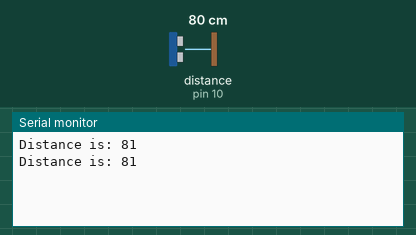
A sketch run on a simulated Arduino Uno, built with avr-gcc and run on an emulated ATmega328P. Shown: the last lines printed to the serial monitor. Inputs (shaded band) come from the test bench; at power-on: distance to the obstacle (sensor on pin 10) 80 cm. The echo pulse lasts 58.3 µs per cm.

Above: at 1.8 s.
1.9 s: distance to the obstacle (sensor on pin 10) set to 2 cm
At 2.8 s:
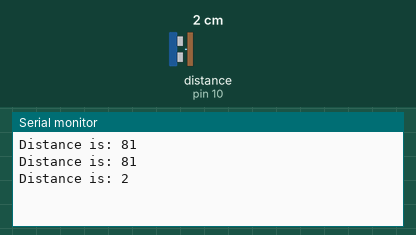
3.4 s: distance to the obstacle (sensor on pin 10) set to 4 cm
At 4.8 s:
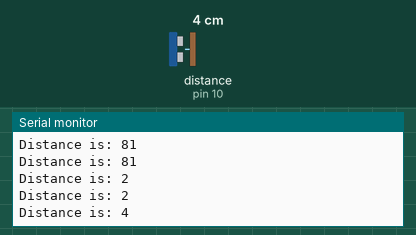
Timing chart, 0 to 6.4 s (numbered marks = the images above; inputs shaded):
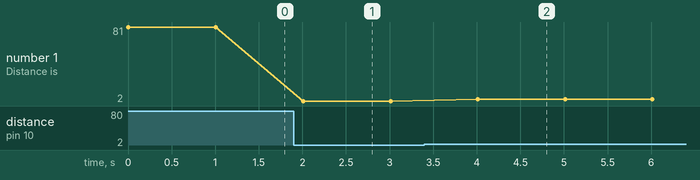

The sketch:

Code_Video_6_A.ino
```cpp
#include <NewPing.h>
#define TRIGGER_PIN  9
#define ECHO_PIN     10
#define MAX_DISTANCE 400 //This is the max distance for the HC-SR04 Ultrasonic Sensor
NewPing sonar(TRIGGER_PIN, ECHO_PIN, MAX_DISTANCE);

void setup() {
  Serial.begin(9600);
}

void loop() {
  Serial.print("Distance is: ");
  Serial.println(sonar.ping_cm());
  delay(1000);
}
```

Measured:
- after the input at 1.9 s, the serial monitor: prints a new line after 0.11 s (image 1)
- after the input at 3.4 s, the serial monitor: prints a new line after 0.61 s (image 2)
- plotted number 1: 81 → 2 after the input at 1.9 s, 2 → 4 after the input at 3.4 s
